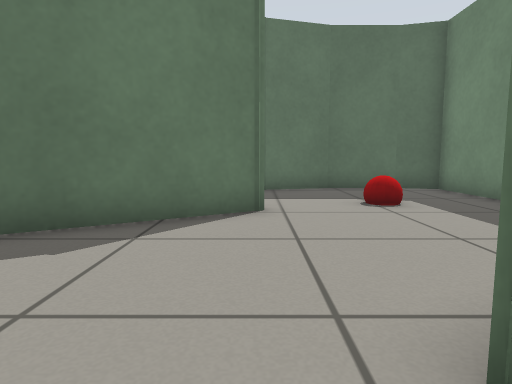
[1] (above)

18 first-person views from a walk through a Gazebo world. The camera is 0.5 m above the floor, tilts 6° down and sees 75° across. The floor is counted in squares, 0.5 m on a side. Each view is taken from the middle of a square. On the plan, view 1 faces up. The plan holds only what a view shows up to about 12 squares ahead; the rest is blank.

[2]
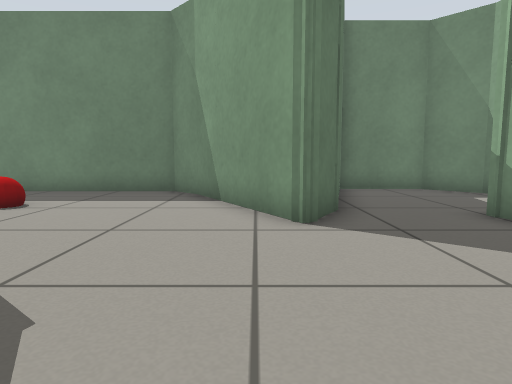

[3]
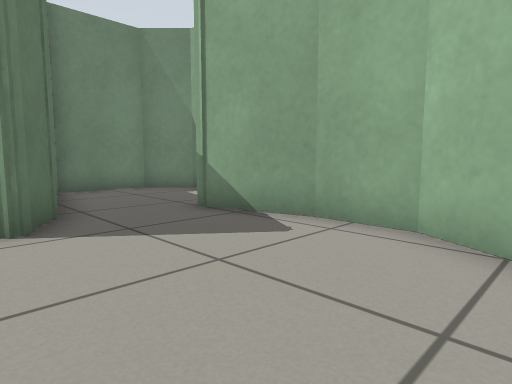

[4]
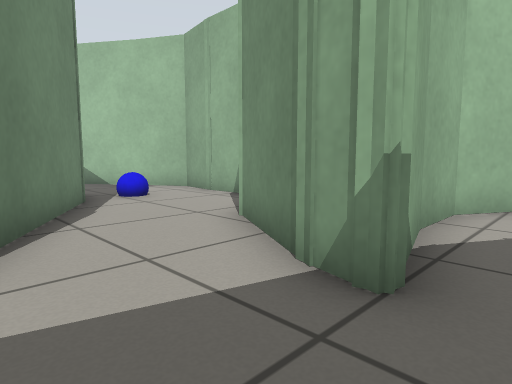

[5]
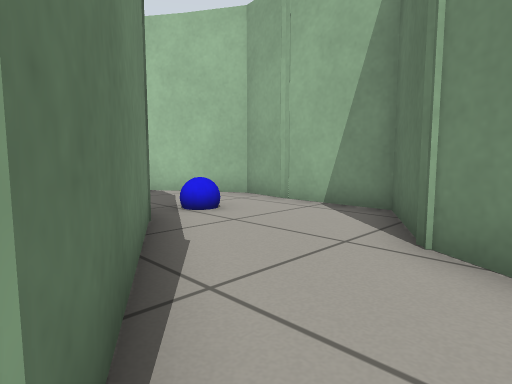

[6]
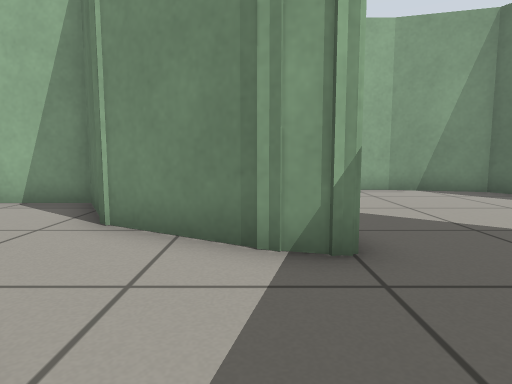

[7]
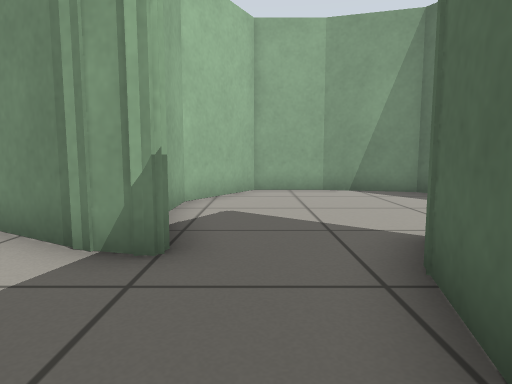

[8]
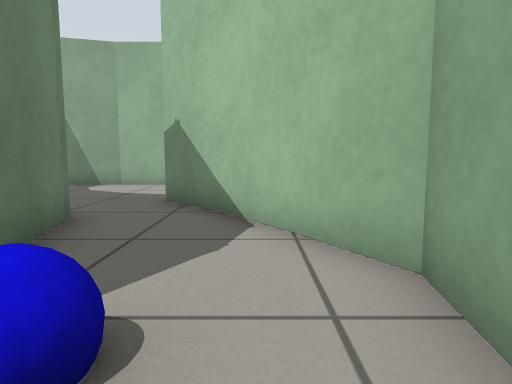

[9]
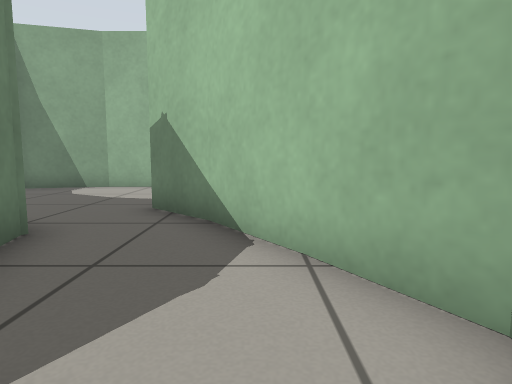

[10]
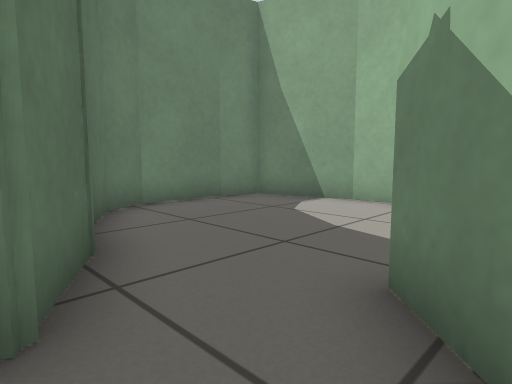

[11]
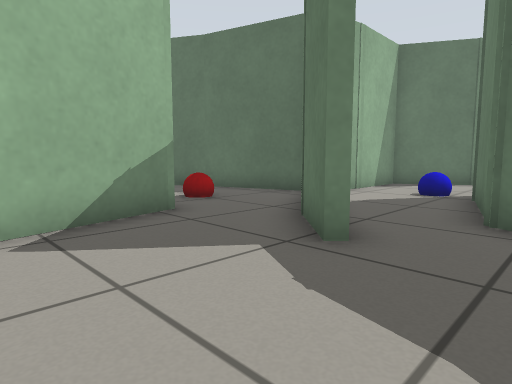

[12]
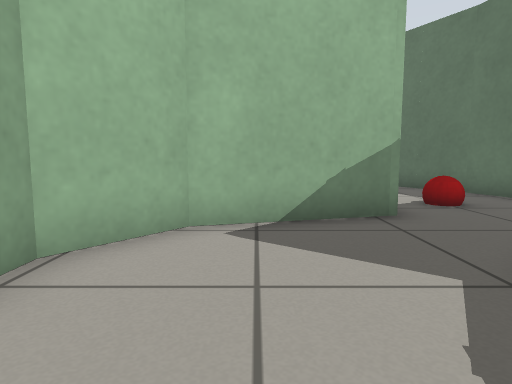

[13]
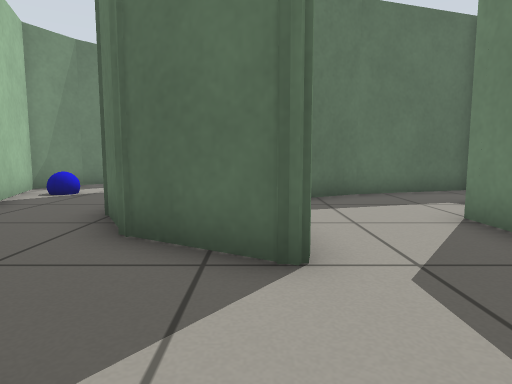

[14]
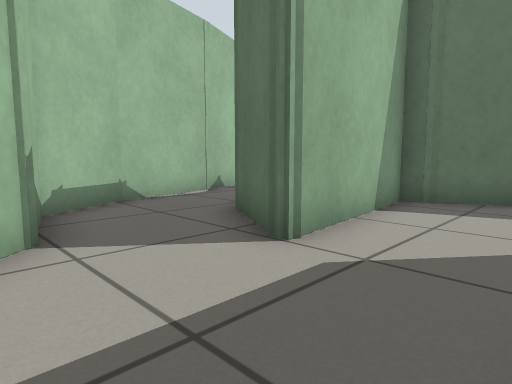

[15]
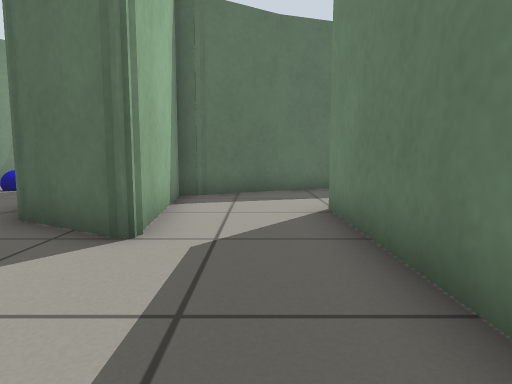

[16]
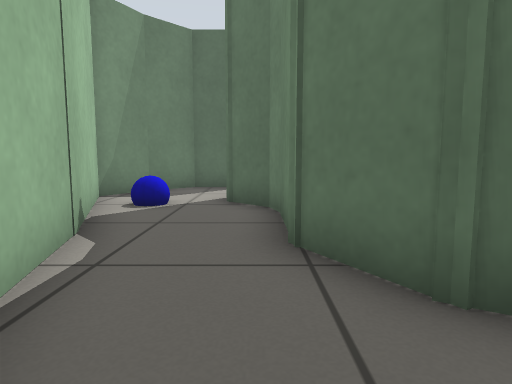

[17]
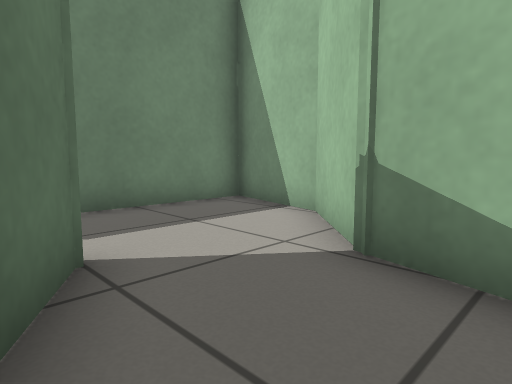

[18]
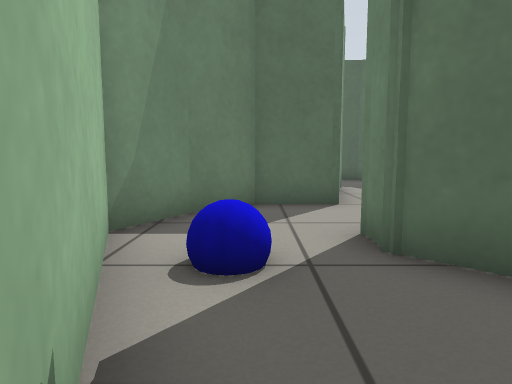

### Floor plan
Ten units are one square. View 1 is at (0, 0); x grows to the right and y downward. Boxes are objects, and circles mark ways between rooms. Rooms are numbered by the first view taken in them; rooms with no view inside come last. Other rooms are left out.
<svg viewBox="-165 -112 237 345">
<path fill="none" stroke="#000" d="M10 -12 11 -13 50 -36M3 -63 -44 -36 -51 -10M-8 26 17 19M49 -35 57 -43 57 -65M-51 -11 -51 11 -24 26 -7 26M16 26 1 52M17 19 14 31M24 -4 10 -12M21 77 40 46 52 43 63 31 63 6 19 -6M14 90 21 77M-22 90 -24 109M-24 108 -4 143M20 133 12 102M-3 141 11 156M1 52 -22 66 -22 94M9 158 1 150M37 143 20 133M23 202 40 202M39 202 64 195 67 184M67 185 67 163 61 153 52 148M-24 167 -17 190 -2 202 4 202M-82 133 -90 135 -85 179 -87 180 -107 168 -116 153 -116 130M-63 121 -86 134M-116 131 -117 124 -126 116 -126 108M-27 155 -24 167M-135 178 -125 196 -104 202 -85 221 -56 228 -56 155M-144 145 -135 179M-24 109 -64 121M1 150 -6 143M-121 80 -140 80 -152 91 -160 106 -143 149M24 -107 2 -101M45 -107 22 -107M57 -65 57 -103 44 -107"/>
<rect x="-5" y="85" width="10" height="20" fill="#bbb"><title>blue ball</title></rect>
<rect x="-145" y="115" width="10" height="10" fill="#bbb"><title>blue ball</title></rect>
<rect x="-45" y="135" width="10" height="10" fill="#bbb"><title>red ball</title></rect>
<rect x="25" y="-75" width="10" height="10" fill="#bbb"><title>red ball</title></rect>
<circle cx="10" cy="5" r="3" fill="#2a7"/>
<circle cx="30" cy="-60" r="3" fill="#2a7"/>
<circle cx="10" cy="65" r="3" fill="#2a7"/>
<circle cx="20" cy="140" r="3" fill="#2a7"/>
<circle cx="-10" cy="160" r="3" fill="#2a7"/>
<text x="0" y="-20">1</text>
<text x="30" y="30">2</text>
<text x="0" y="100">3</text>
<text x="30" y="170">4</text>
<text x="-80" y="160">5</text>
<text x="30" y="-80">6</text>
</svg>
Room 1 opens to room 2. Room 1 opens to room 6. Room 2 opens to room 3. Room 3 opens to room 4. Room 4 opens to room 5.

Where each view was taken, in squares from view 1:
view 1: 0 up, 0 right, facing up
view 2: 2 up, 4 left, facing right
view 3: 2 up, 4 left, facing down-right
view 4: 1 down, 4 right, facing down-left
view 5: 4 down, 4 right, facing down-left
view 6: 3 down, 5 right, facing left
view 7: 1 down, 5 right, facing left
view 8: 8 down, 1 left, facing down
view 9: 9 down, 1 left, facing down
view 10: 13 down, 0 right, facing down-right
view 11: 19 down, 3 right, facing up-left
view 12: 18 down, 3 right, facing left
view 13: 21 down, 9 left, facing up
view 14: 21 down, 6 left, facing up-left
view 15: 22 down, 7 left, facing up
view 16: 19 down, 12 left, facing up
view 17: 17 down, 12 left, facing down-right
view 18: 15 down, 14 left, facing up
